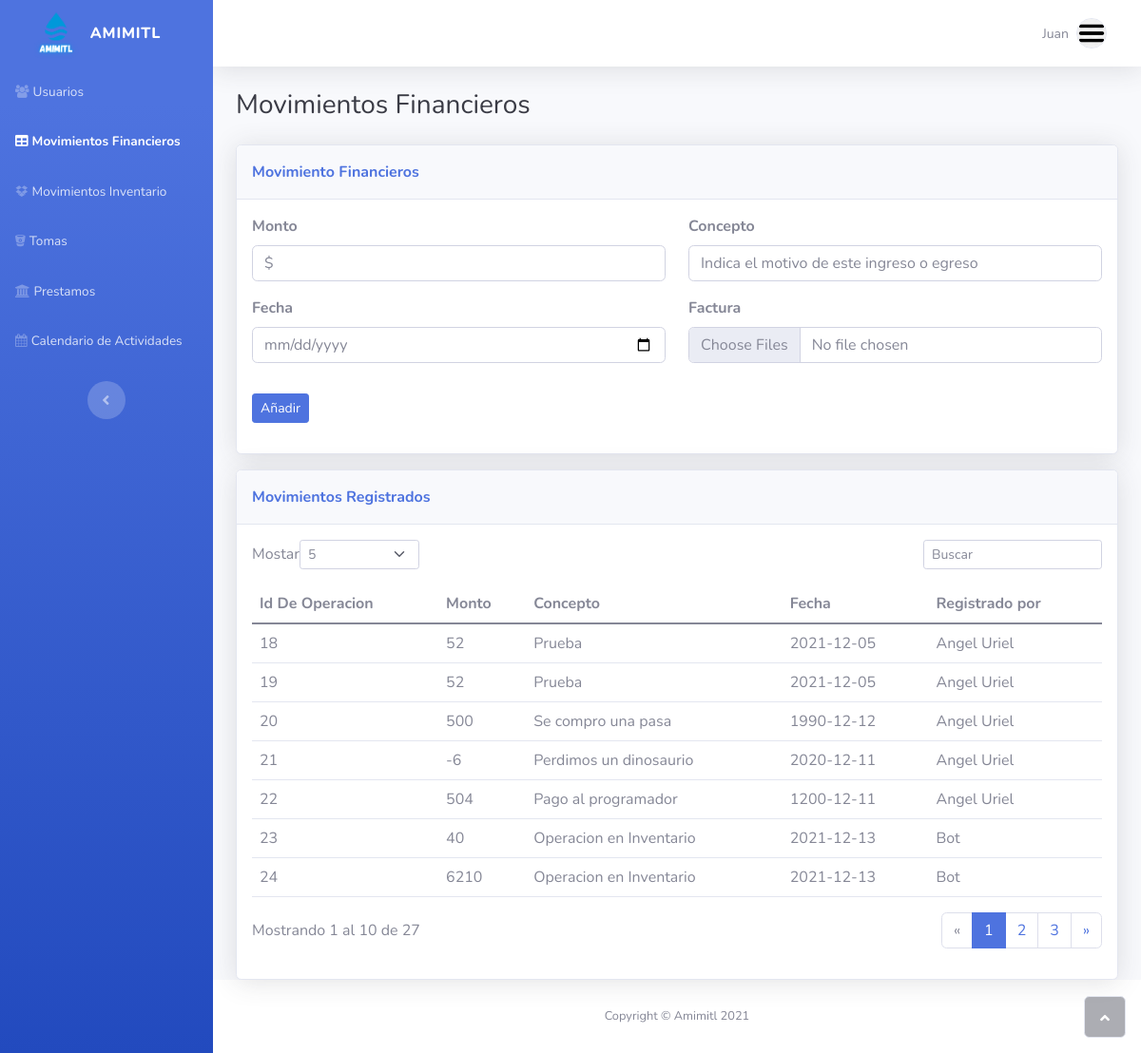
The app's page /movimientosFinancieros.php (signed in), older data.
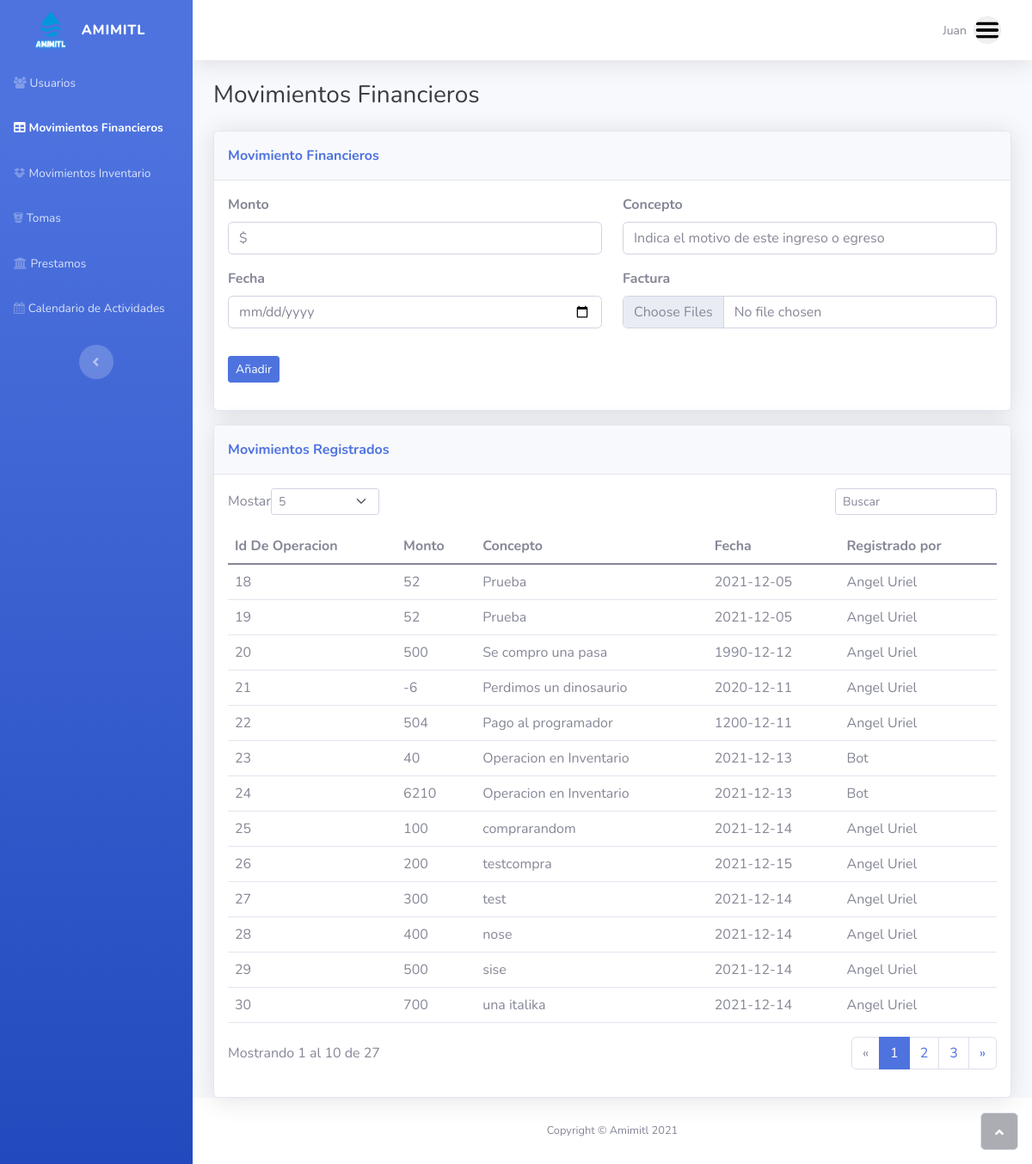
The same page, newer data.
### tables this page shows
CREATE TABLE `operacionesfinancieras` (
  `idOperacionesFinancieras` int(11) NOT NULL,
  `Monto` double NOT NULL,
  `Fecha` date NOT NULL,
  `Concepto` varchar(100) NOT NULL,
  `Administrador_idAdministrador` int(11) NOT NULL,
  `factura` varchar(100) NOT NULL
);

CREATE TABLE `persona` (
  `idPersona` int(11) NOT NULL,
  `Nombre` varchar(60) NOT NULL,
  `coordX` double DEFAULT NULL,
  `coordY` double DEFAULT NULL,
  `Telefono` varchar(10) NOT NULL,
  `EsSocio` tinyint(4) NOT NULL,
  `EsHeredero` tinyint(4) NOT NULL
);

### movimientosFinancieros.php (the view, shortened to what this page needs)
<!DOCTYPE html>
<html>
<head>
    <link rel="stylesheet" href="assets/bootstrap/css/bootstrap.min.css">
    <link rel="stylesheet" href="assets/fonts/fontawesome-all.min.css">
    <link rel="stylesheet" href="assets/fonts/font-awesome.min.css">
    <link rel="stylesheet" href="assets/fonts/fontawesome5-overrides.min.css">
</head>
<body id="page-top">
    <div id="wrapper">
        <nav class="navbar navbar-dark align-items-start sidebar sidebar-dark accordion bg-gradient-primary p-0">
            <div class="container-fluid d-flex flex-column p-0"><a class="navbar-brand d-flex justify-content-center align-items-center sidebar-brand m-0" href="#">
                    <div class="sidebar-brand-icon rotate-n-15" style="background: url(&quot;assets/img/amimitl.png&quot;) center / contain no-repeat;width: 40px;height: 40px;transform: scale(1.37);"></div>
                    <div class="sidebar-brand-text mx-3"><span>Amimitl</span></div>
                </a>
                <ul class="navbar-nav text-light" id="accordionSidebar">
                    <li class="nav-item"><a class="nav-link" href="index.php"><i class="fa fa-group"></i><span>Usuarios</span></a></li>
                    <li class="nav-item"><a class="nav-link active" href="movimientosFinancieros.php"><i class="fas fa-table"></i><span>Movimientos Financieros</span></a><a class="nav-link" href="movimientosInventario.php"><i class="fa fa-dropbox"></i><span>Movimientos Inventario</span></a><a class="nav-link" href="tomas.php"><i class="fa fa-bitbucket"></i><span>Tomas</span></a><a class="nav-link" href="prestamos.php"><i class="fa fa-institution"></i><span>Prestamos</span></a><a class="nav-link" href="calendario.php"><i class="fa fa-calendar"></i><span>Calendario de Actividades</span></a></li>
                </ul>
                <div class="text-center d-none d-md-inline"><button class="btn rounded-circle border-0" id="sidebarToggle" type="button"></button></div>
            </div>
        </nav>
        <div class="d-flex flex-column" id="content-wrapper">
            <div id="content">
                <nav class="navbar navbar-light navbar-expand bg-white shadow mb-4 topbar static-top">
                    <div class="container-fluid"><button class="btn btn-link d-md-none rounded-circle me-3" id="sidebarToggleTop" type="button"><i class="fas fa-bars"></i></button>
                        <ul class="navbar-nav flex-nowrap ms-auto">
                            <li class="nav-item dropdown no-arrow">
                                <div class="nav-item dropdown no-arrow"><a class="dropdown-toggle nav-link" aria-expanded="false" data-bs-toggle="dropdown" href="#"><span class="d-none d-lg-inline me-2 text-gray-600 small" id="userNameField">Valerie Luna</span><img class="border rounded-circle img-profile" src="assets/img/avatars/menu.png"></a>
                                </div>
                            </li>
                        </ul>
                    </div>
                </nav>
                <div class="container-fluid">
                    <h3 class="text-dark mb-4">Movimientos Financieros</h3>
                    <div id="content-1">
                        <div class="card shadow mb-3">
                            <div class="card-header py-3">
                                <p class="text-primary m-0 fw-bold">Movimiento Financieros</p>
                            </div>
                            <div class="card-body">
                                <form method = "post" enctype = "multipart/form-data">
                                    <div class="row">
                                        <div class="col">
                                            <div class="mb-3"><label class="form-label" for="username"><strong>Monto</strong></label><input class="form-control" type="number" id="username-1" name="monto" placeholder="$" required=""></div>
                                            <div class="mb-3"><label class="form-label" for="username"><strong>Fecha</strong></label><input class="form-control" type="date" name="fecha" required=""></div>
                                        </div>
                                        <div class="col">
                                            <div class="mb-3"><label class="form-label" for="email"><strong>Concepto</strong><br></label><input class="form-control" type="text" id="email-1" name="concepto" placeholder="Indica el motivo de este ingreso o egreso" required=""></div>
                                            <div class="mb-3"><label class="form-label" for="email"><strong>Factura</strong><br></label><input class="form-control" type="file" name="file" required="" value="" multiple=""></div>
                                        </div>
                                    </div>
                                    <div class="row">
                                        <div class="col">
                                        </div>
                                    </div>
                                    <div class="mb-3"><button class="btn btn-primary btn-sm" type="submit" name = "Finanza">Añadir</button></div>
                                </form>
                            </div>
                        </div>
                    </div>
                    <div class="card shadow">
                        <div class="card-header py-3">
                            <p class="text-primary m-0 fw-bold">Movimientos Registrados</p>
                        </div>
                        <div class="card-body">
                            <div class="row">
                                <div class="col-md-6 text-nowrap">
                                    <div id="dataTable_length" class="dataTables_length" aria-controls="dataTable"><label class="form-label">Mostar<select class="d-inline-block form-select form-select-sm" name = "opciones">
                                                <option value="5" selected="">5</option>
                                            </select>&nbsp;</label></div>
                                </div>
                                <div class="col-md-6">
                                    <div class="text-md-end dataTables_filter" id="dataTable_filter"><label class="form-label"><input type="search" class="form-control form-control-sm" aria-controls="dataTable" placeholder="Buscar"></label></div>
                                </div>
                            </div>
                            <div class="table-responsive table mt-2" id="dataTable" role="grid" aria-describedby="dataTable_info">
                                <table class="table my-0" id="dataTable">
                                    <thead>
                                        <tr>
                                            <th>Id De Operacion</th>
                                            <th>Monto</th>
                                            <th>Concepto</th>
                                            <th>Fecha</th>
                                            <th>Registrado por</th>
                                        </tr>
                                    </thead>
                                    <tbody>
                                    <?php
                                        include("assets/php/conexion.php");
                                        $sql = "SELECT * FROM operacionesfinancieras";
                                        $result = mysqli_query($conn, $sql);
                                        while($mostrar = mysqli_fetch_array($result)){
                                        ?>
                                        <tr>
                                            <?php
                                            $id = $mostrar['Administrador_idAdministrador'];
                                            $sql2 = "SELECT Nombre FROM persona WHERE idPersona = (SELECT Persona_idPersona FROM administrador WHERE idAdministrador = '$id')";
                                            $result2 = mysqli_query($conn, $sql2);
                                            while($mostrar2 = mysqli_fetch_array($result2)){
                                                $nombre= $mostrar2['Nombre'];
                                            }
                                            ?>
                                            <td><?php echo $mostrar['idOperacionesFinancieras']?></td>
                                            <td><?php echo $mostrar['Monto']?></td>
                                            <td><?php echo $mostrar['Concepto']?></td>
                                            <td><?php echo $mostrar['Fecha']?></td>
                                            <td><?php echo $nombre?></td>
                                        </tr>
                                        <?php
                                        }
                                        ?>
                                    </tbody>
                                </table>
                            </div>
                            <div class="row">
                                <div class="col-md-6 align-self-center">
                                    <p id="dataTable_info" class="dataTables_info" role="status" aria-live="polite">Mostrando 1 al 10 de 27</p>
                                </div>
                                <div class="col-md-6">
                                    <nav class="d-lg-flex justify-content-lg-end dataTables_paginate paging_simple_numbers">
                                        <ul class="pagination">
                                            <li class="page-item disabled"><a class="page-link" href="#" aria-label="Previous"><span aria-hidden="true">«</span></a></li>
                                            <li class="page-item active"><a class="page-link" href="#">1</a></li>
                                            <li class="page-item"><a class="page-link" href="#">2</a></li>
                                            <li class="page-item"><a class="page-link" href="#">3</a></li>
                                            <li class="page-item"><a class="page-link" href="#" aria-label="Next"><span aria-hidden="true">»</span></a></li>
                                        </ul>
                                    </nav>
                                </div>
                            </div>
                        </div>
                    </div>
                </div>
            </div>
            <footer class="bg-white sticky-footer">
                <div class="container my-auto">
                    <div class="text-center my-auto copyright"><span>Copyright © Amimitl 2021</span></div>
                </div>
            </footer>
        </div><a class="border rounded d-inline scroll-to-top" href="#page-top"><i class="fas fa-angle-up"></i></a>
    </div>
</body>
</html>

Row changes from the older to the newer data that the page shows:
added operacionesfinancieras: idOperacionesFinancieras "25", Monto "100", Concepto "comprarandom", Fecha "2021-12-14", persona.Nombre "Angel Uriel"
added operacionesfinancieras: idOperacionesFinancieras "26", Monto "200", Concepto "testcompra", Fecha "2021-12-15", persona.Nombre "Angel Uriel"
added operacionesfinancieras: idOperacionesFinancieras "27", Monto "300", Concepto "test", Fecha "2021-12-14", persona.Nombre "Angel Uriel"
added operacionesfinancieras: idOperacionesFinancieras "28", Monto "400", Concepto "nose", Fecha "2021-12-14", persona.Nombre "Angel Uriel"
added operacionesfinancieras: idOperacionesFinancieras "29", Monto "500", Concepto "sise", Fecha "2021-12-14", persona.Nombre "Angel Uriel"
added operacionesfinancieras: idOperacionesFinancieras "30", Monto "700", Concepto "una italika", Fecha "2021-12-14", persona.Nombre "Angel Uriel"
